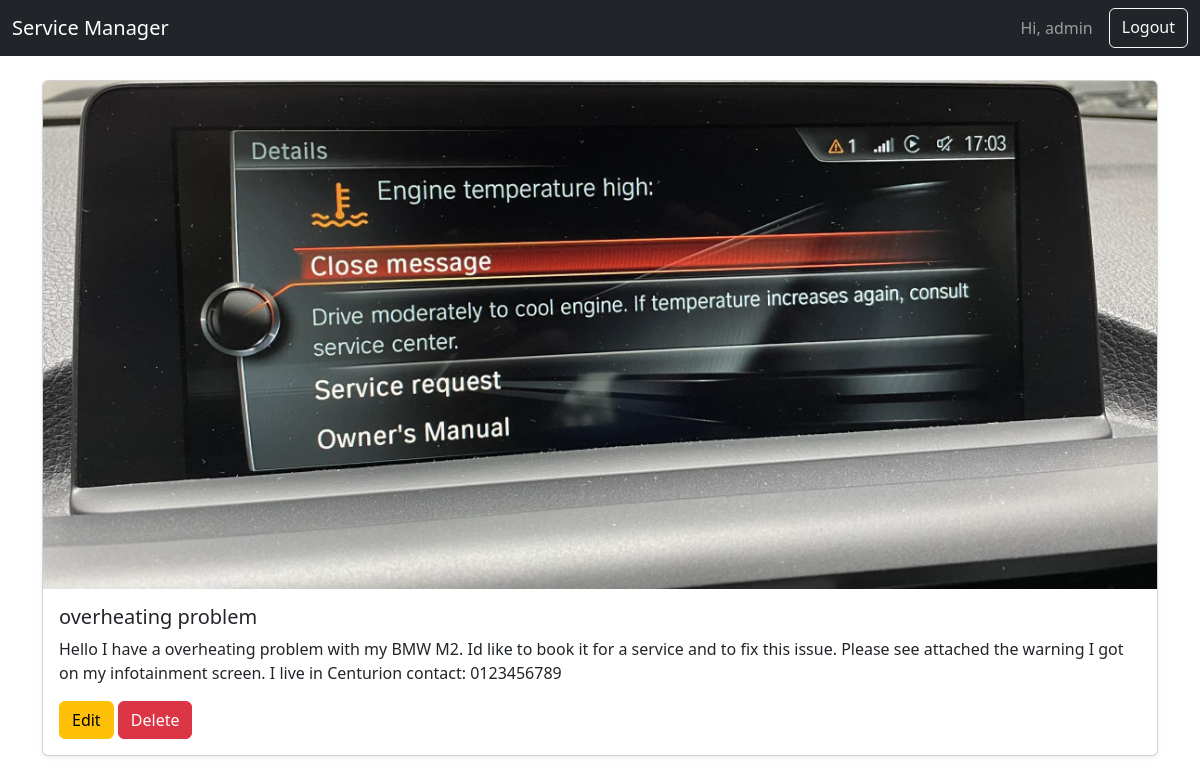
/services/9/ (signed in), run on the app's committed database.
### service_manager/models.py (models this page shows, shortened)
class Service(models.Model):
    title = models.CharField(max_length=100)
    description = models.TextField()
    image = models.ImageField(
        upload_to='services/',
        blank=True,
        null=True,
        default='https://res.cloudinary.com/demo/image/upload/v1690000000/placeholder.png'
    )

### service_manager/views.py (the view)
# urls.py: path('<int:pk>/', views.service_detail, name='service_detail'),
@login_required
def service_detail(request, pk):
    service = get_object_or_404(Service, pk=pk)
    return render(request, 'service_manager/service_detail.html', {'service': service})

### service_manager/templates/service_manager/service_detail.html (shortened to what this page needs)
{% extends 'service_manager/base.html' %}
{% block content %}
  <div class="card shadow-sm">
    <img src="{{ service.image.url }}" class="card-img-top" alt="{{ service.title }}">
    <div class="card-body">
      <h5 class="card-title">{{ service.title }}</h5>
      <p class="card-text">{{ service.description }}</p>
      <a href="{% url 'service_edit' service.id %}" class="btn btn-warning">Edit</a>
      <form method="POST" action="{% url 'service_delete' service.id %}" style="display:inline;">
        <button type="submit" class="btn btn-danger">Delete</button>
      </form>
    </div>
  </div>
{% endblock %}

### service_manager/templates/service_manager/base.html (shortened to what this page needs)
<!DOCTYPE html>
<html lang="en">
<head>
  <link rel="stylesheet" href="https://cdn.jsdelivr.net/npm/bootstrap@5.3.0/dist/css/bootstrap.min.css">
</head>
<body>
  <nav class="navbar navbar-expand-lg navbar-dark bg-dark">
    <div class="container-fluid">
      <a class="navbar-brand" href="/service_manager/">Service Manager</a>
      <div class="d-flex">
        {% if user.is_authenticated %}
          <span class="navbar-text me-3">Hi, {{ user.username }}</span>
          <a href="{% url 'logout' %}" class="btn btn-outline-light">Logout</a>
        {% else %}
          <a href="{% url 'login' %}" class="btn btn-outline-light me-2">Login</a>
          <a href="{% url 'register' %}" class="btn btn-success">Register</a>
        {% endif %}
      </div>
    </div>
  </nav>
  <div class="container mt-4">
    {% block content %}{% endblock %}
  </div>
</body>
</html>

### data on the page
Service: image (picture), title "overheating problem", description "Hello I have a overheating problem with my BMW M2. Id like to book it for a service and to fix this issue. Please see attached the warning I got on my infotainment screen. I live in Centurion contact: 0123456789"

### other printed values
{{ user.username }} "admin"
